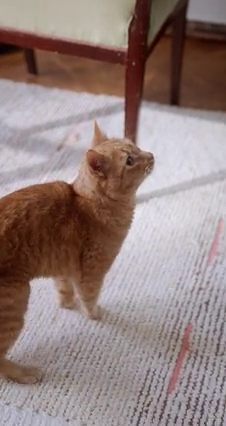
#> input picture frame 38 of opencv/cat.mp4, 226 x 426 px
$ jupyter execute video_out_260327.ipynb
#> lines starting #> are read from the running program, lines starting #| are printed output that depends on the picture
### OpenCV를 이용하여 세로 동영상을 가로 동영상으로 회전
- pexels.com 사이트에서 적당한 동영상 다운로드 후 작업
- 시계 반대방향으로 90도 회전
- 재생 속도는 원본의 2배
- 코덱 : DIVX
- 출력파일 : video_out.avi

[cell 1]
import cv2

cap = cv2.VideoCapture('cat.mp4')

width = int(cap.get(cv2.CAP_PROP_FRAME_WIDTH))
height = int(cap.get(cv2.CAP_PROP_FRAME_HEIGHT))
fps = cap.get(cv2.CAP_PROP_FPS)
print(width, height, fps)

fourcc = cv2.VideoWriter_fourcc(*'DIVX')
out = cv2.VideoWriter('video_out.avi', fourcc, fps*2, (height,width))

while cap.isOpened():
    ret, frame = cap.read()
#> frame is the input picture: shape (426, 226, 3); mean B, G, R 125.2, 128.2, 146.8
    # 프레임을 제대로 못 읽어왔다면 루프 종료
    if not ret:
        print("프레임을 수신할 수 없습니다. 종료합니다.")
        break

    frame = cv2.rotate(frame, cv2.ROTATE_90_COUNTERCLOCKWISE)
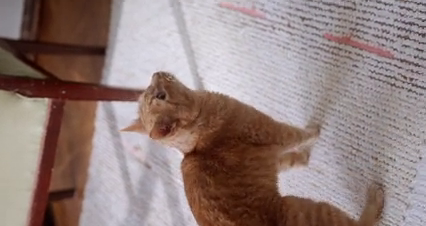
#> frame: shape (226, 426, 3); mean B, G, R 125.2, 128.2, 146.8
    out.write(frame)
    cv2.imshow('frame', frame)

    if cv2.waitKey(1) & 0xFF == ord('q'):
#> (key q is pressed here)
        break

cap.release()
out.release()
cv2.destroyAllWindows()

[cell 2]
import cv2

# 1. 파일 불러오기
cap = cv2.VideoCapture('cat.mp4')

# 원본 동영상의 정보 가져오기 (너비, 높이, FPS)
width = int(cap.get(cv2.CAP_PROP_FRAME_WIDTH))
height = int(cap.get(cv2.CAP_PROP_FRAME_HEIGHT))
fps = cap.get(cv2.CAP_PROP_FPS)

# 2. 재생 속도 2배 설정 (FPS를 2배로 설정)
double_fps = fps * 2

# 3. 90도 회전 시 너비와 높이가 서로 바뀜을 주의!
# 가로 영상으로 출력하려면 출력 사이즈를 (height, width) 순서로 바꿔야 합니다.
fourcc = cv2.VideoWriter_fourcc(*'DIVX')
out = cv2.VideoWriter('video_out.avi', fourcc, double_fps, (height, width))

while cap.isOpened():
    ret, frame = cap.read()

    if not ret:
        print("프레임을 수신할 수 없거나 영상이 끝났습니다.")
        break

    # 4. 시계 반대방향으로 90도 회전
    # ROTATE_90_COUNTERCLOCKWISE 또는 ROTATE_90_CLOCKWISE 후 뒤집기 등을 사용
    frame = cv2.rotate(frame, cv2.ROTATE_90_COUNTERCLOCKWISE)

    # 결과 파일 저장
    out.write(frame)

    # 화면 표시
    cv2.imshow('frame', frame)

    # 5. 대기 시간 조절 (재생 속도 확인용)
    # waitKey(0)은 키를 누를 때까지 멈추므로, 적절한 숫자를 넣어야 영상처럼 보입니다.
    if cv2.waitKey(1) & 0xFF == ord('q'):
#> (key q is pressed here)

$ run again, starting later in the video
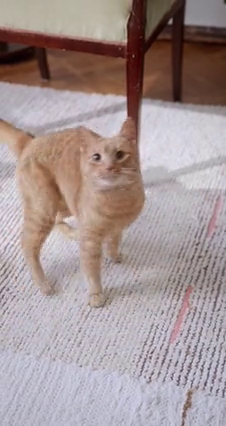
#> input picture frame 171 of opencv/cat.mp4, 226 x 426 px
#> frame is the input picture: shape (426, 226, 3); mean B, G, R 148.2, 148.3, 164.1
#> `frame = cv2.rotate(frame, cv2.ROTATE_90_COUNTERCLOCKWISE)`:
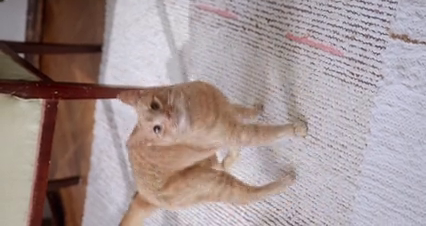
#> frame: shape (226, 426, 3); mean B, G, R 148.2, 148.3, 164.1

$ run again, starting later in the video
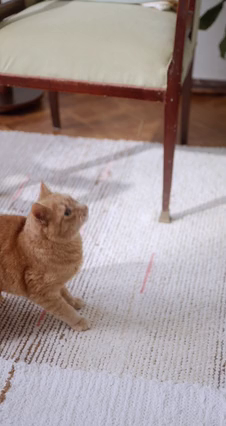
#> input picture frame 304 of opencv/cat.mp4, 226 x 426 px
#> frame is the input picture: shape (426, 226, 3); mean B, G, R 150.8, 151.5, 165.3
#> `frame = cv2.rotate(frame, cv2.ROTATE_90_COUNTERCLOCKWISE)`:
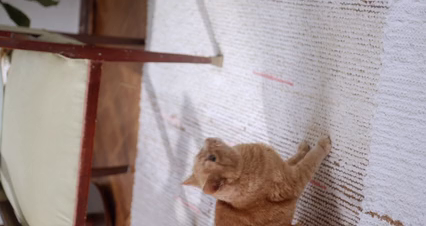
#> frame: shape (226, 426, 3); mean B, G, R 150.8, 151.5, 165.3
